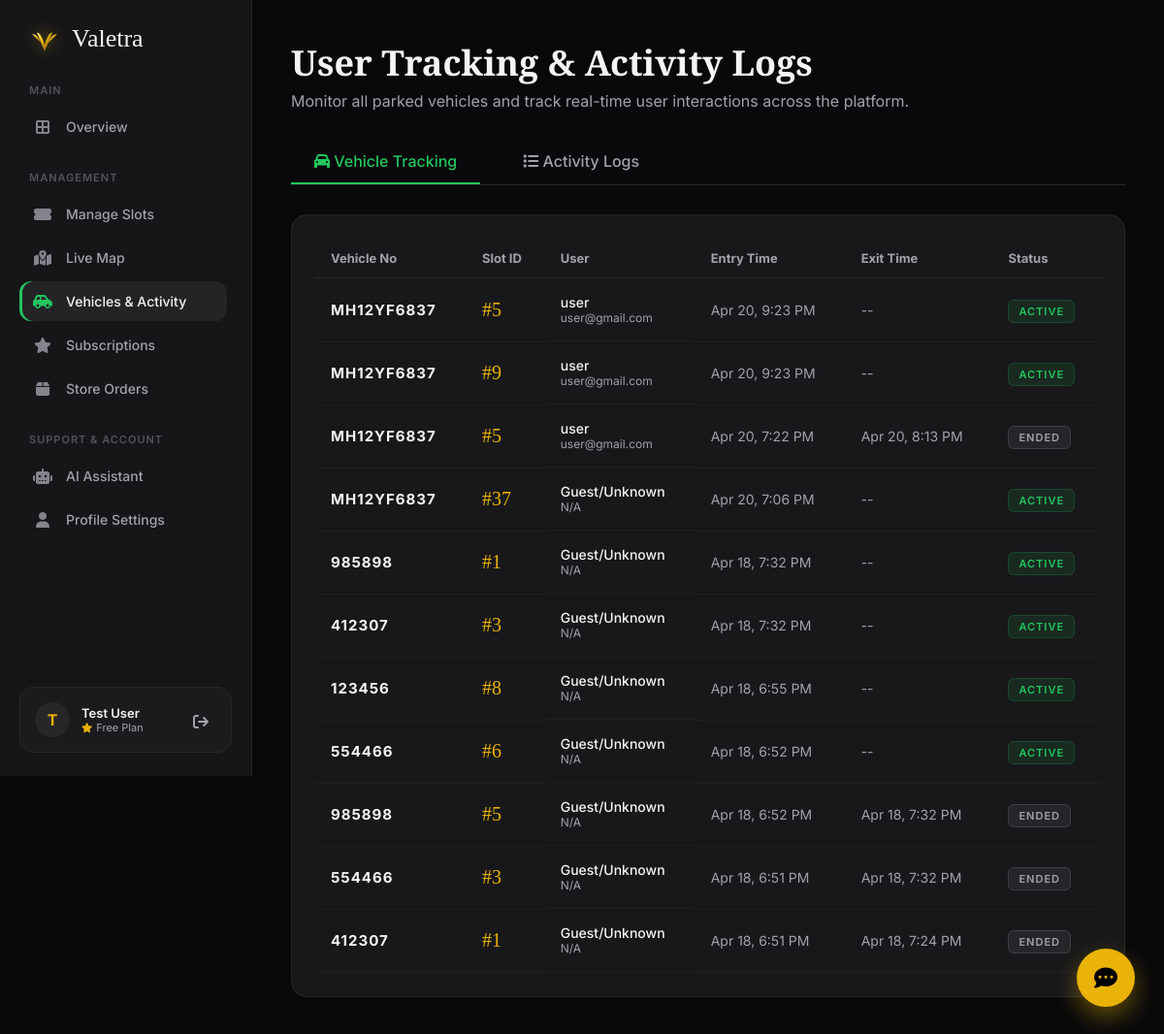
The app's page /admin_vehicles.php (signed in) with its own data.
### tables this page shows
CREATE TABLE `users` (
  `id` int(11) NOT NULL AUTO_INCREMENT,
  `name` varchar(50) DEFAULT NULL,
  `email` varchar(50) DEFAULT NULL,
  `password` varchar(50) DEFAULT NULL,
  `plan` varchar(20) DEFAULT 'free',
  `vehicle_no` varchar(20) DEFAULT NULL,
  `role` enum('admin','user') DEFAULT 'user',
  `contact_no` varchar(20) DEFAULT NULL,
  `address` text DEFAULT NULL,
  `dob` date DEFAULT NULL,
  `car_model` varchar(100) DEFAULT NULL,
  `profile_image` varchar(255) DEFAULT NULL,
  `car_image` varchar(255) DEFAULT NULL,
  `wallet_balance` decimal(10,2) DEFAULT 0.00,
  PRIMARY KEY (`id`),
  UNIQUE KEY `email` (`email`)
);

CREATE TABLE `vehicles` (
  `id` int(11) NOT NULL AUTO_INCREMENT,
  `vehicle_no` varchar(20) DEFAULT NULL,
  `slot_id` int(11) DEFAULT NULL,
  `entry_time` datetime DEFAULT current_timestamp(),
  `exit_time` datetime DEFAULT NULL,
  `user_id` int(11) DEFAULT NULL,
  PRIMARY KEY (`id`)
);

### admin_vehicles.php (the view, shortened to what this page needs)
<?php
include 'db.php';
$vehicles_query = "
    SELECT v.*, u.name as user_name, u.email
    FROM vehicles v
    LEFT JOIN users u ON v.user_id = u.id
    ORDER BY v.entry_time DESC
    LIMIT 100
";
$vehicles_res = $conn->query($vehicles_query);
?>
<!DOCTYPE html>
<html lang="en">
<head>
<link rel="stylesheet" href="https://cdnjs.cloudflare.com/ajax/libs/font-awesome/6.5.0/css/all.min.css">
</head>
<body>
<?php include 'sidebar.php'; ?>
<main class="content">
  <h1>User Tracking & Activity Logs</h1>
  <p class="subtitle">Monitor all parked vehicles and track real-time user interactions across the platform.</p>
  <div class="tabs">
    <div class="tab active" onclick="switchTab('vehicles')"><i class="fa fa-car"></i> Vehicle Tracking</div>
    <div class="tab" onclick="switchTab('logs')"><i class="fa fa-list"></i> Activity Logs</div>
  </div>
  <div id="tab-vehicles" class="tab-content active">
    <div class="panel">
      <table>
        <thead>
          <tr>
            <th>Vehicle No</th>
            <th>Slot ID</th>
            <th>User</th>
            <th>Entry Time</th>
            <th>Exit Time</th>
            <th>Status</th>
          </tr>
        </thead>
        <tbody>
          <?php if($vehicles_res->num_rows > 0): ?>
            <?php while($row = $vehicles_res->fetch_assoc()): ?>
              <tr>
                <td><strong style="font-size: 15px; letter-spacing: 1px;"><?php echo htmlspecialchars($row['vehicle_no']); ?></strong></td>
                <td><span style="font-family: 'Instrument Serif', serif; font-size: 20px; color: var(--primary-gold);">#<?php echo $row['slot_id']; ?></span></td>
                <td class="user-cell">
                  <strong><?php echo htmlspecialchars($row['user_name'] ?? 'Guest/Unknown'); ?></strong>
                  <small><?php echo htmlspecialchars($row['email'] ?? 'N/A'); ?></small>
                </td>
                <td style="color: var(--text-muted);"><?php echo date('M d, g:i A', strtotime($row['entry_time'])); ?></td>
                <td style="color: var(--text-muted);"><?php echo $row['exit_time'] ? date('M d, g:i A', strtotime($row['exit_time'])) : '--'; ?></td>
                <td>
                  <?php if(is_null($row['exit_time'])): ?>
                    <span class="badge badge-active">Active</span>
                  <?php else: ?>
                    <span class="badge badge-ended">Ended</span>
                  <?php endif; ?>
                </td>
              </tr>
            <?php endwhile; ?>
          <?php else: ?>
            <tr><td colspan="6" style="text-align: center; color: var(--text-muted); padding: 30px;">No vehicles found</td></tr>
          <?php endif; ?>
        </tbody>
      </table>
    </div>
  </div>
</main>
</body>
</html>

### sidebar.php (shortened to what this page needs)
<?php
$current_page = basename($_SERVER['PHP_SELF']);
$user_role = $_SESSION['role'] ?? 'user';
if(isset($_SESSION['user_id'])) {
    $uid = $_SESSION['user_id'];
    $u_data = $conn->query("SELECT name, email, wallet_balance, plan FROM users WHERE id=$uid")->fetch_assoc();
}
?>
<aside class="sidebar">
  <div class="brand">
    Valetra
  </div>
  <div style="flex: 1; overflow-y: auto; padding-right: 5px;" class="custom-scrollbar">
    <?php if($user_role == 'admin'): ?>
      <div class="nav-group">
        <div class="nav-label">Main</div>
        <ul class="nav-menu">
          <li><a href="dashboard.php" class="<?php echo $current_page == 'dashboard.php' ? 'active' : ''; ?>"><i class="fa fa-border-all"></i> Overview</a></li>
        </ul>
      </div>
      <div class="nav-group">
        <div class="nav-label">Management</div>
        <ul class="nav-menu">
          <li><a href="book.php" class="<?php echo $current_page == 'book.php' ? 'active' : ''; ?>"><i class="fa fa-ticket-alt"></i> Manage Slots</a></li>
          <li><a href="admin_livemap.php" class="<?php echo $current_page == 'admin_livemap.php' ? 'active' : ''; ?>"><i class="fa fa-map-location-dot"></i> Live Map</a></li>
          <li><a href="admin_vehicles.php" class="<?php echo $current_page == 'admin_vehicles.php' ? 'active' : ''; ?>"><i class="fa fa-car-side"></i> Vehicles & Activity</a></li>
          <li><a href="admin_subscriptions.php" class="<?php echo $current_page == 'admin_subscriptions.php' ? 'active' : ''; ?>"><i class="fa fa-star"></i> Subscriptions</a></li>
          <li><a href="admin_store.php" class="<?php echo $current_page == 'admin_store.php' ? 'active' : ''; ?>"><i class="fa fa-box"></i> Store Orders</a></li>
        </ul>
      </div>
    <?php endif; ?>
    <div class="nav-group">
      <div class="nav-label">Support & Account</div>
      <ul class="nav-menu">
        <li><a href="ai_assistant.php" class="<?php echo $current_page == 'ai_assistant.php' ? 'active' : ''; ?>"><i class="fa fa-robot"></i> AI Assistant</a></li>
        <li><a href="profile.php" class="<?php echo $current_page == 'profile.php' ? 'active' : ''; ?>"><i class="fa fa-user"></i> Profile Settings</a></li>
      </ul>
    </div>
  </div>
  <?php if(isset($u_data)): ?>
  <div class="user-card">
    <div class="user-avatar"><?php echo strtoupper(substr($u_data['name'], 0, 1)); ?></div>
    <div class="user-info">
      <div class="user-name"><?php echo htmlspecialchars($u_data['name']); ?></div>
      <div class="user-plan">
        <i class="fa fa-star"></i> <?php echo ucfirst($u_data['plan']); ?> Plan
      </div>
    </div>
    <a href="logout.php" class="logout-btn" title="Logout"><i class="fa fa-arrow-right-from-bracket"></i></a>
  </div>
  <?php endif; ?>
</aside>
<?php include 'chat_widget.php'; ?>

### admin_vehicles.php (style rules this page uses)
:root { --bg-color: #09090b; --panel-bg: #18181b; --border-color: #27272a; --text-main: #f4f4f5; --text-muted: #a1a1aa; --primary-green: #22c55e; --primary-red: #ef4444; --primary-gold: #eab308; --primary-blue: #3b82f6; --sidebar-width: 260px; }
* { margin: 0; padding: 0; box-sizing: border-box; }
body { font-family: 'Inter', sans-serif; background: var(--bg-color); color: var(--text-main); display: flex; }
.sidebar { width: var(--sidebar-width); background: var(--panel-bg); border-right: 1px solid var(--border-color); position: fixed; height: 100vh; display: flex; flex-direction: column; padding: 24px; }
.brand { display: flex; align-items: center; gap: 12px; font-family: 'Instrument Serif', serif; font-size: 24px; margin-bottom: 40px; }
.nav-menu { list-style: none; flex: 1; }
.nav-menu a { display: flex; align-items: center; gap: 12px; color: var(--text-muted); text-decoration: none; padding: 12px 16px; border-radius: 8px; margin-bottom: 8px; transition: 0.2s; }
.nav-menu a:hover, .nav-menu a.active { background: rgba(255,255,255,0.05); color: var(--text-main); }
.nav-menu a.active i { color: var(--primary-green); }
.logout-btn { display: flex; align-items: center; gap: 12px; color: var(--text-muted); text-decoration: none; padding: 12px 16px; transition: 0.2s; margin-top: auto; }
.content { flex: 1; margin-left: var(--sidebar-width); padding: 40px; max-width: 1200px; }
h1 { font-family: 'Instrument Serif', serif; font-size: 36px; margin-bottom: 5px; }
p.subtitle { color: var(--text-muted); margin-bottom: 30px; }
.tabs { display: flex; gap: 20px; border-bottom: 1px solid var(--border-color); margin-bottom: 30px; }
.tab { padding: 12px 24px; cursor: pointer; color: var(--text-muted); font-weight: 500; border-bottom: 2px solid transparent; transition: 0.2s; }
.tab.active { color: var(--primary-green); border-bottom-color: var(--primary-green); }
.tab-content { display: none; }
.tab-content.active { display: block; }
.panel { background: var(--panel-bg); border: 1px solid var(--border-color); border-radius: 16px; padding: 24px; overflow-x: auto; }
table { width: 100%; border-collapse: collapse; }
th { text-align: left; padding: 12px 16px; font-size: 13px; color: var(--text-muted); border-bottom: 1px solid var(--border-color); white-space: nowrap; }
td { padding: 16px; font-size: 14px; border-bottom: 1px solid rgba(255,255,255,0.03); }
.badge { padding: 4px 10px; border-radius: 6px; font-size: 11px; font-weight: 600; text-transform: uppercase; letter-spacing: 1px; }
.badge-active { background: rgba(34,197,94,0.1); color: var(--primary-green); border: 1px solid rgba(34,197,94,0.2); }
.badge-ended { background: rgba(161,161,170,0.1); color: var(--text-muted); border: 1px solid rgba(161,161,170,0.2); }
.user-cell { display: flex; flex-direction: column; }
.user-cell strong { color: var(--text-main); font-weight: 500; }
.user-cell small { color: var(--text-muted); font-size: 12px; }

### records on screen
users: name "T", name "Test User", plan "Free"
vehicles: vehicle_no "MH12YF6837", slot "5", user.name "user", user.email "user@gmail.com", entry_time "Apr 20, 9:23 PM", shows "ACTIVE"
vehicles: vehicle_no "MH12YF6837", slot "9", user.name "user", user.email "user@gmail.com", entry_time "Apr 20, 9:23 PM", shows "ACTIVE"
vehicles: vehicle_no "MH12YF6837", slot "5", user.name "user", user.email "user@gmail.com", entry_time "Apr 20, 7:22 PM", exit_time "Apr 20, 8:13 PM", shows "ENDED"
vehicles: vehicle_no "MH12YF6837", slot "37", user_name "Guest/Unknown", email "N/A", entry_time "Apr 20, 7:06 PM", shows "ACTIVE"
vehicles: vehicle_no "985898", slot "1", user_name "Guest/Unknown", email "N/A", entry_time "Apr 18, 7:32 PM", shows "ACTIVE"
vehicles: vehicle_no "412307", slot "3", user_name "Guest/Unknown", email "N/A", entry_time "Apr 18, 7:32 PM", shows "ACTIVE"
vehicles: vehicle_no "123456", slot "8", user_name "Guest/Unknown", email "N/A", entry_time "Apr 18, 6:55 PM", shows "ACTIVE"
vehicles: vehicle_no "554466", slot "6", user_name "Guest/Unknown", email "N/A", entry_time "Apr 18, 6:52 PM", shows "ACTIVE"
vehicles: vehicle_no "985898", slot "5", user_name "Guest/Unknown", email "N/A", entry_time "Apr 18, 6:52 PM", exit_time "Apr 18, 7:32 PM", shows "ENDED"
vehicles: vehicle_no "554466", slot "3", user_name "Guest/Unknown", email "N/A", entry_time "Apr 18, 6:51 PM", exit_time "Apr 18, 7:32 PM", shows "ENDED"
vehicles: vehicle_no "412307", slot "1", user_name "Guest/Unknown", email "N/A", entry_time "Apr 18, 6:51 PM", exit_time "Apr 18, 7:24 PM", shows "ENDED"
